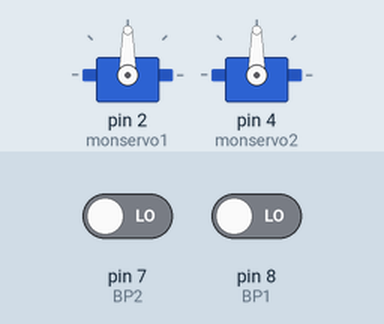
Simulated run of this sketch. Board: Arduino Uno, built with avr-gcc and run on an emulated ATmega328P. Shown: 2 × servo. The test bench sets the inputs (shaded band); at power-on: pin 8 (BP1) LOW, pin 7 (BP2) LOW.

Above: at 1.2 s.
1.3 s: pin 8 (BP1) driven HIGH
At 1.45 s:
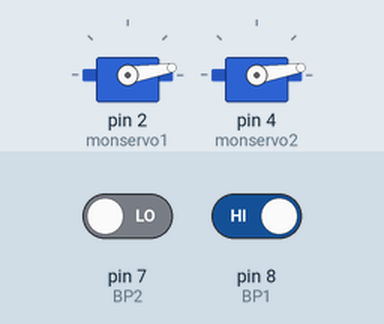
At 3.8 s:
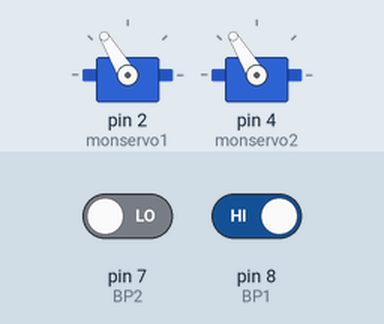
Timing chart, 0 to 5.3 s (numbered marks = the images above; inputs shaded):
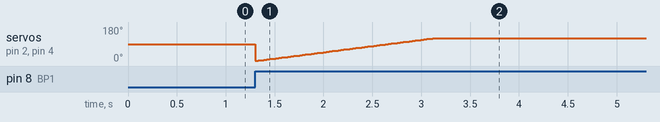

The sketch:

BrasArticule.ino
```cpp
int BP1 = 8; //bouton poussoir 1
int BP2 = 7; //bouton poussoir 2
int bras = 0;
int avbras = 0;


#include<Servo.h>
Servo monservo1;
Servo monservo2;
int posiMoteur = 0;


void setup() {
	monservo1.attach(2);// definit les servo et leur sortie
	monservo2.attach(4);
	pinMode(BP1, INPUT);//definit les bouton comme des sorties.
	pinMode(BP2, INPUT);

}

void loop() {
	bras = digitalRead(BP1);
	avbras = digitalRead(BP2);

	if (bras == HIGH&&posiMoteur <= 120)
	{
		posiMoteur += 1;
		monservo1.write(posiMoteur);
		monservo2.write(posiMoteur);
		delay(15);
	}

	if (avbras == HIGH&&posiMoteur >= 10)
	{
		posiMoteur -= 1;
		monservo1.write(posiMoteur);
		monservo2.write(posiMoteur);
		delay(15);
	}
}
```
